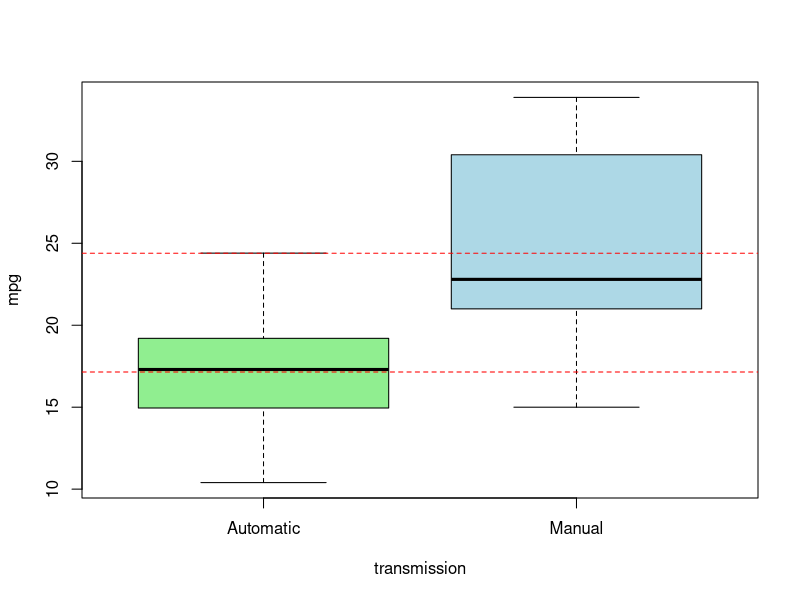
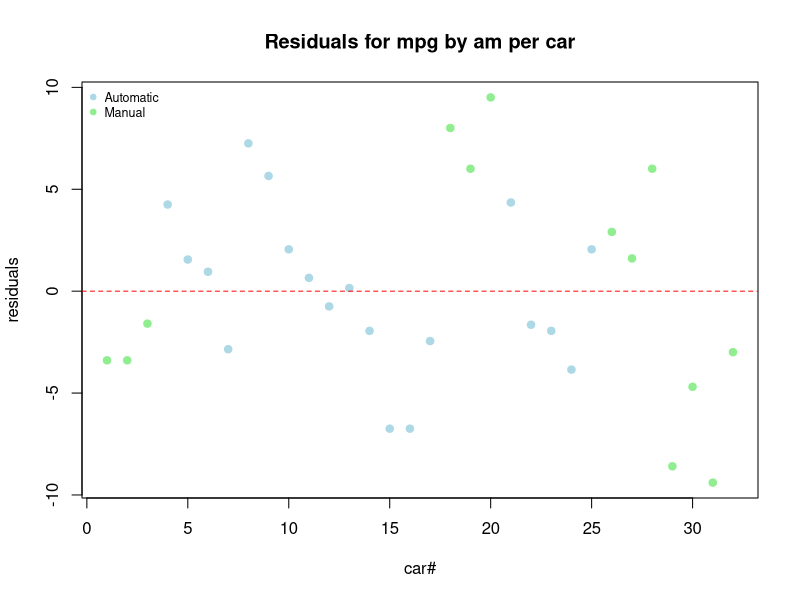
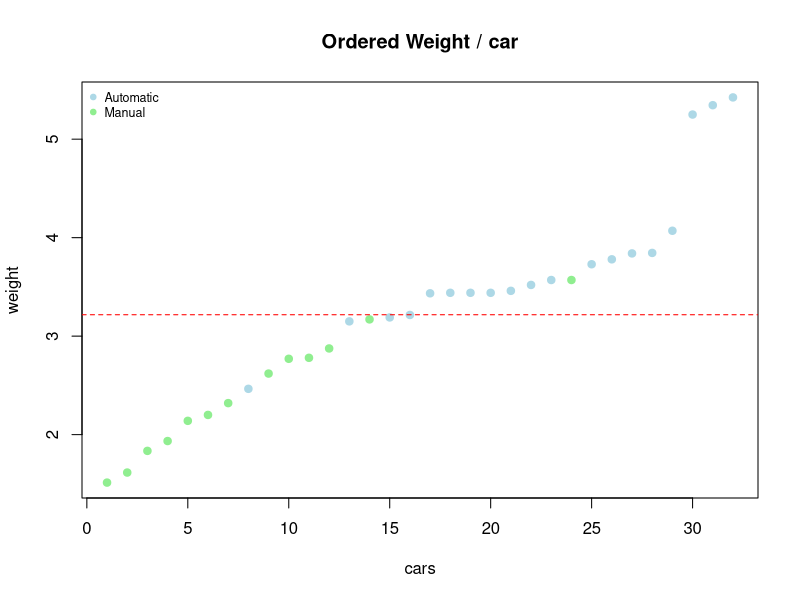

Reproduce these figures in R, in order.
## ---- chunk 1
knitr::opts_chunk$set(echo = TRUE)
## ---- chunk 2
data(mtcars)
head(mtcars, 5)
str(mtcars)
## ---- chunk 3
fit <- lm(mpg~am,data=mtcars)
summary(fit)
## ---- chunk 4
t.test(mtcars$mpg~mtcars$am)
## ---- chunk 5
round(cor(mtcars$mpg,mtcars),3)
## ---- chunk 6
boxplot(mtcars$mpg ~ factor(mtcars$am, labels = c("Automatic", "Manual")),col=c('lightgreen','lightblue'),xlab='transmission', ylab='mpg')
abline(h = mean(mtcars$mpg[mtcars$am == 0]),col='red',lty=2)
abline(h = mean(mtcars$mpg[mtcars$am == 1]),col='red',lty=2)
## ---- chunk 7
plot(summary(lm(mpg~am,mtcars))$resid, col=c("lightblue","lightgreen")[as.factor(mtcars$am)],pch=19,xlab="car#", ylab = "residuals",main = "Residuals for mpg by am per car")
abline(h=0, col="red", lty=2)
legend("topleft", legend = c("Automatic","Manual"),pch=19,bty="n",col = c("lightblue","lightgreen"),cex = 0.75)
## ---- chunk 8
plot(mtcars$wt[order(mtcars$wt)], col=c("lightblue","lightgreen")[as.factor(mtcars$am[order(mtcars$wt)])],pch=19,xlab = "cars", ylab = "weight",main = "Ordered Weight / car")
abline(h=mean(mtcars$wt),col="red",lty=2)
legend("topleft", legend = c("Automatic","Manual"),pch=19,bty="n",col = c("lightblue","lightgreen"),cex = 0.75)
